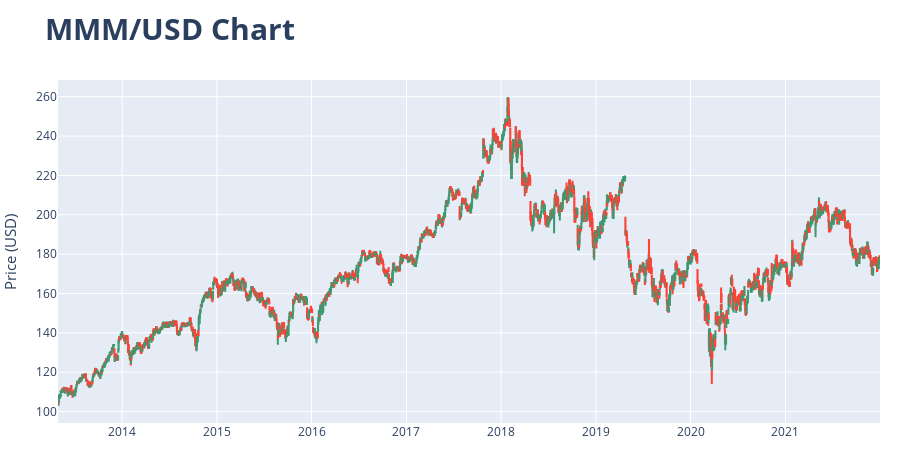

Write notebook code for a chart like this one.
### Markdown cell above
### [Candlestick chart](https://en.wikipedia.org/wiki/Candlestick_chart)
- A style of financial chart used to describe price movements of a security, derivative, or currency
    + The thick body: the variation between the opening and closing price for a period
    + The shadows: the minimum and maximum values reached during that period.

<center><img src="Candlestick.svg" style='width: 300px; padding-bottom: 5px' align='center'></center> 

<center><font size='4.5'> <i>Scheme of the 2 kinds of basic candlestick chart. Source: <a href="https://en.wikipedia.org/wiki/Candlestick_chart#/media/File:Candlestick_chart_scheme_03-en.svg">Wikipedia</a>.</i></font></center>

### Code cell
# Interactive candlestick chart with Plotly
# ==============================================================================
candlestick = go.Candlestick(
                  x     = data.index,
                  open  = data.open,
                  close = data.close,
                  low   = data.low,
                  high  = data.high,
              ) 

fig = go.Figure(data=[candlestick])

fig.update_layout(
    width       = 900,
    height      = 450,
    title       = dict(text='<b>MMM/USD Chart</b>', font=dict(size=30)),
    yaxis_title = dict(text='Price (USD)', font=dict(size=15)),
    margin      = dict(l=10, r=20, t=80, b=20),
    xaxis_rangeslider_visible = False,
)

fig.show()

### Figure 1 — Plotly figure (JSON) as saved in the notebook; plotly's stock layout.template omitted (floating-point values rounded to 4 significant figures; data arrays with more than 128 entries replaced by an {"elided": "..."} marker saying what was removed)
{"data": [{"close": {"elided": "3169 float values"}, "high": {"elided": "3169 float values"}, "low": {"elided": "3169 float values"}, "open": {"elided": "3169 float values"}, "type": "candlestick", "x": {"elided": "3169 str values"}}], "layout": {"height": 450, "margin": {"b": 20, "l": 10, "r": 20, "t": 80}, "title": {"font": {"size": 30}, "text": "<b>MMM/USD Chart</b>"}, "width": 900, "xaxis": {"rangeslider": {"visible": false}}, "yaxis": {"title": {"font": {"size": 15}, "text": "Price (USD)"}}}}
